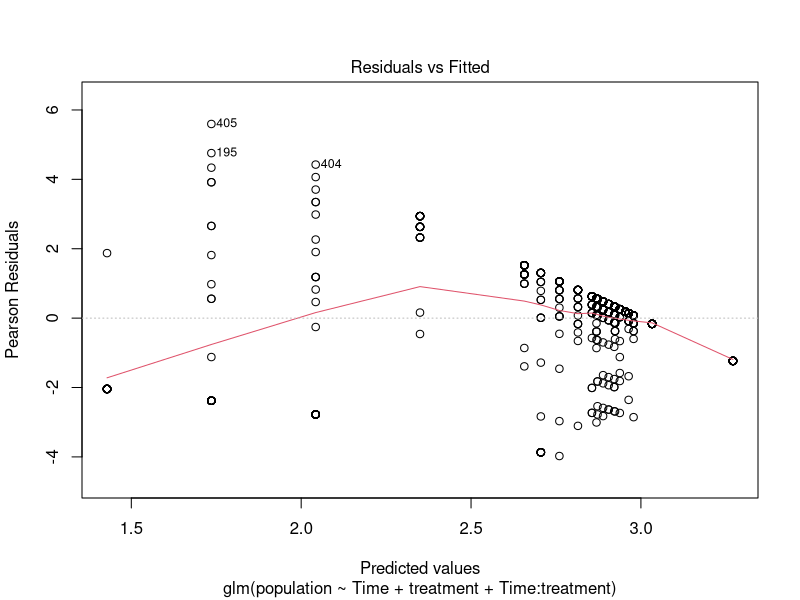
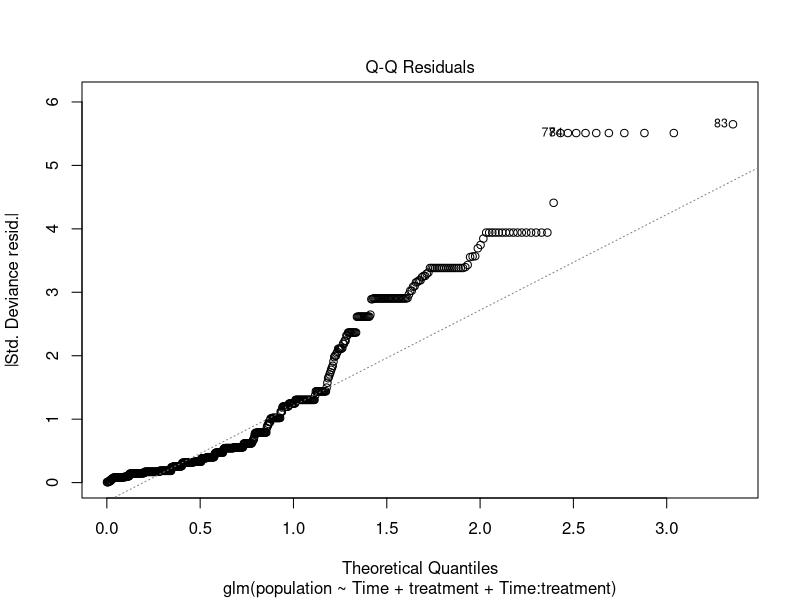
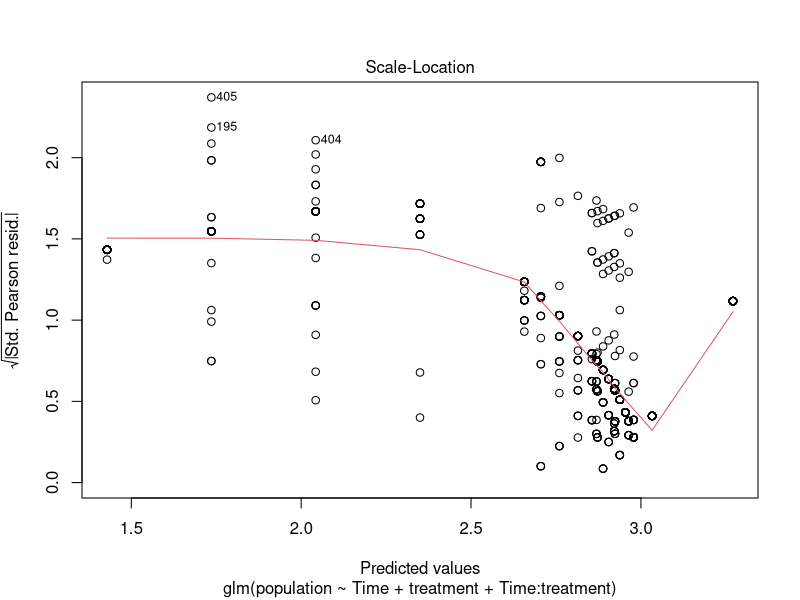
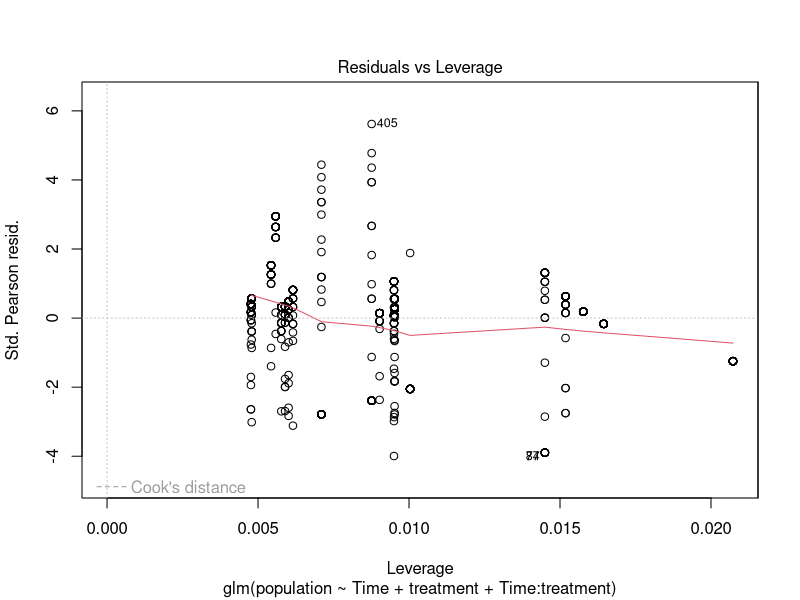
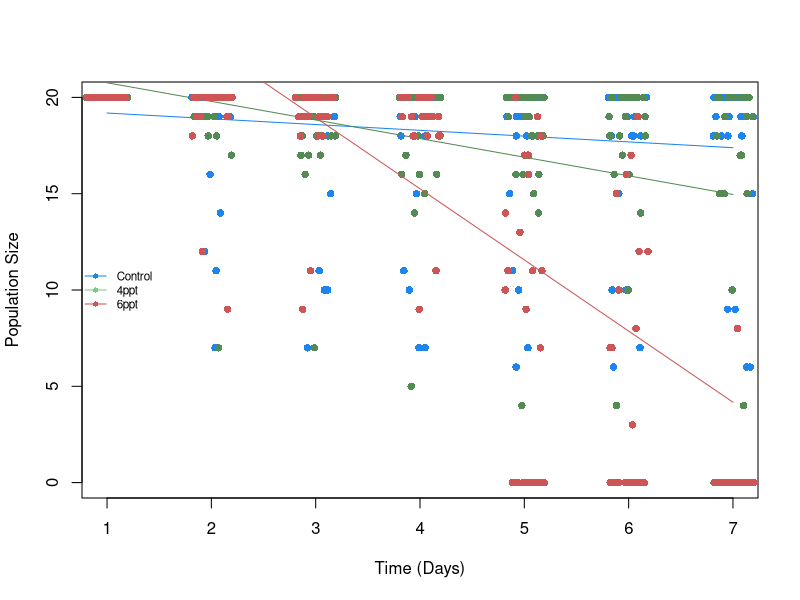
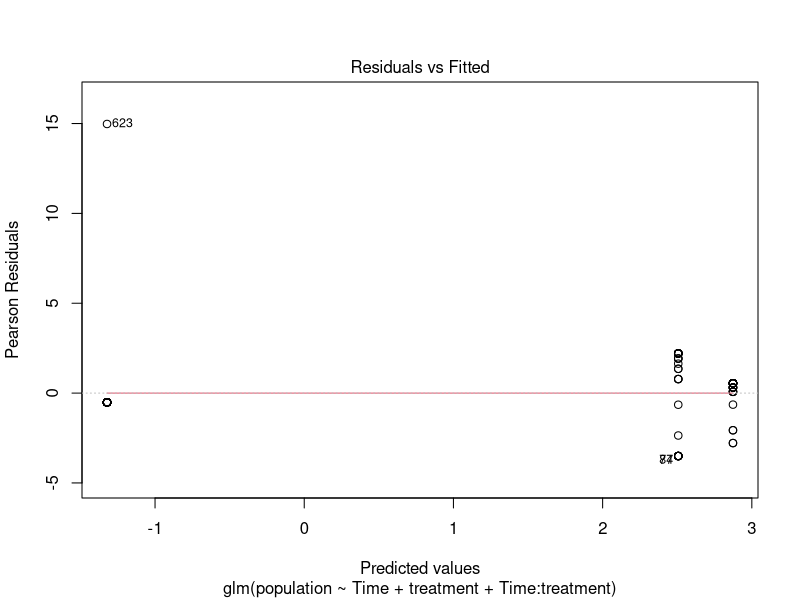
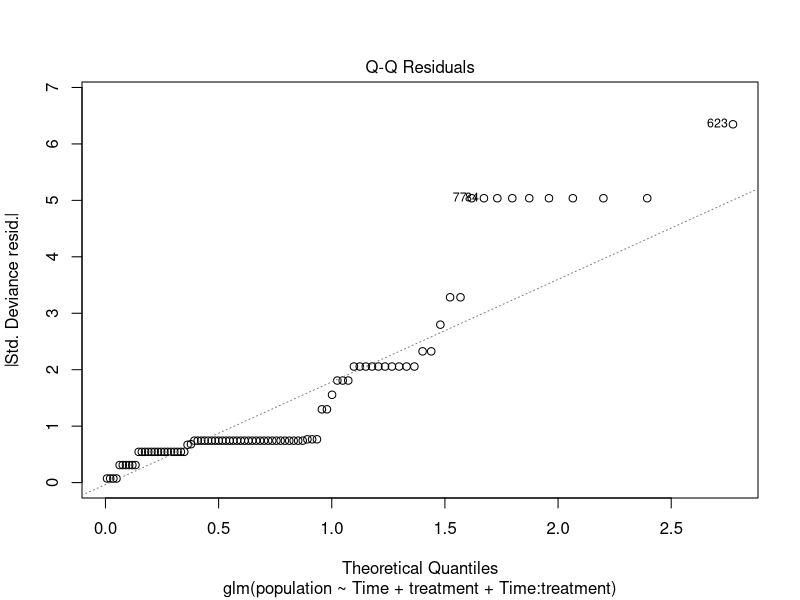
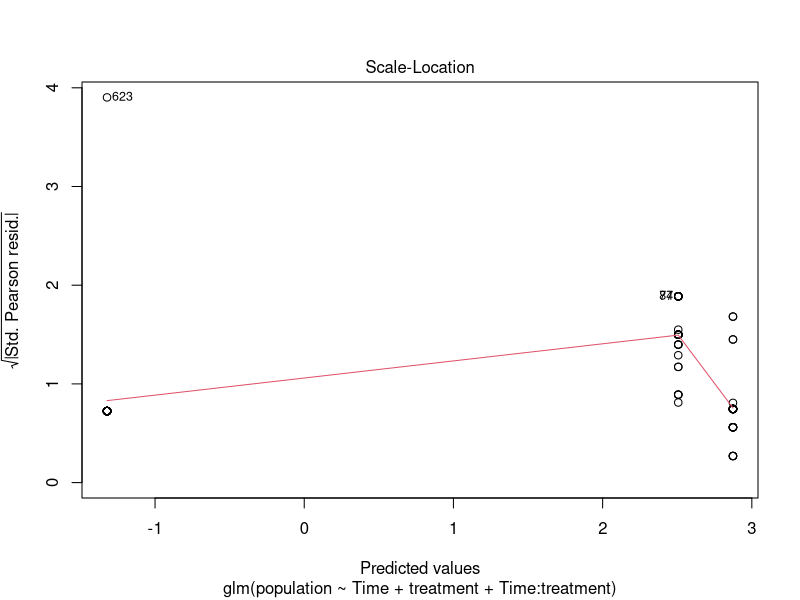

Write the R code that produced these figures, in order.
## ---- chunk 1

total_embryo <- read.csv("./total_embryo.csv")
 

## ---- chunk 2


xrange = range(total_embryo$Time)

embryo_time_glm <- glm(population ~ Time + treatment + Time:treatment, data = total_embryo, family = "poisson")

summary(embryo_time_glm)
car::Anova(embryo_time_glm)
plot(embryo_time_glm)


plot(population ~ Time , data = total_embryo, type = "n", xlab= "Time (Days)", ylab = "Population Size", xlim = range(total_embryo$Time), ylim = range(total_embryo$population))

#Control points and regression line
points(population ~ jitter(Time), data = total_embryo, subset = treatment == "control",
       pch = 16, col = "dodgerblue2")
xrange = range(total_embryo$Time[total_embryo$treatment == "control"])
lines(xrange,
      predict(embryo_time_glm,
              newdata = data.frame(Time = range(total_embryo$Time), treatment =
              "control"), type = 'response'), col ="dodgerblue2",
              lty = 1)

#4ppt points and regression line
points(population ~ jitter(Time), data = total_embryo, subset = treatment == "4ppt",
       pch = 16, col = "palegreen4")
xrange = range(total_embryo$Time[total_embryo$treatment ==
                                   "4ppt"])
lines(xrange,
      predict(embryo_time_glm,
              newdata = data.frame(Time = range(total_embryo$Time), treatment =
              "4ppt"), type = 'response'), col = "palegreen4", lty = 1)

#6ppt points and regression line
points(population ~ jitter(Time), data = total_embryo, subset = treatment == "6ppt",
       pch = 16, col = "indianred3")
xrange = range(total_embryo$Time[total_embryo$treatment ==
                                   "6ppt"])
lines(xrange,
      predict(embryo_time_glm,
              newdata = data.frame(Time = range(total_embryo$Time), treatment =
              "6ppt"), type = 'response'), col = "indianred3", lty = 1)

#legend
legend('left', c('Control', '4ppt', '6ppt'), cex = .7, col = c('dodgerblue2', 'palegreen3', 'indianred3'), 
       pch = 16, lty = c(1, 1, 1), bty = 'n')

## ---- chunk 3

end_glm <- glm(population ~ Time + treatment + Time:treatment, data = total_embryo, subset = Time == "7", family = "poisson")
summary(end_glm)

car::Anova(end_glm)
plot(end_glm)

total_embryo$treatment <- factor(total_embryo$treatment, levels = c('control', '4ppt', '6ppt'))


boxplot(population ~ treatment, data = total_embryo, subset = Time== "7", xlab = "Treatment", ylab = "Population Size", col = c('dodgerblue2', 'palegreen3', 'indianred3'))


